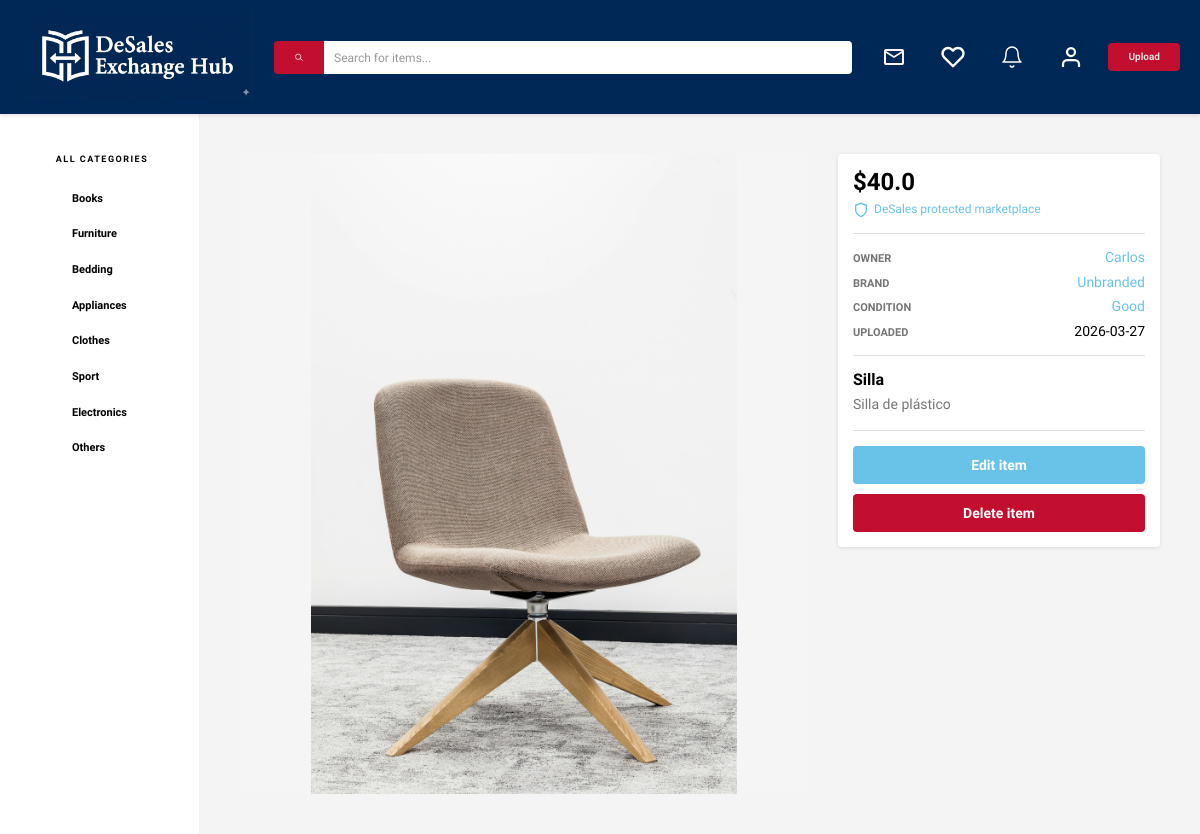
/item/4 (signed in), run on the app's committed database.
### models.py (models this page shows, shortened)
class ItemImage(db.Model):
    id = db.Column(db.Integer, primary_key=True)
    image_url = db.Column(db.String(200), nullable=False)
    item_id = db.Column(db.Integer, db.ForeignKey('item.id'), nullable=False)

class Item(db.Model):
    id = db.Column(db.Integer, primary_key = True, autoincrement = True)
    name = db.Column(db.String(50), nullable = False)
    description = db.Column(db.String(400), nullable = False)
    condition = db.Column(db.String(20), nullable = True, default = "")
    brand = db.Column(db.String(50), nullable = True, default = "")
    price = db.Column(db.Float, nullable = False)
    category = db.Column(db.String(20), nullable = False)
    created_at = db.Column(db.DateTime, nullable = False, default = db.func.current_timestamp())
    user_id = db.Column(db.Integer, db.ForeignKey('user.id'), nullable = False)
    estado = db.Column(db.String(20), nullable = False, default = "active")
    images = db.relationship('ItemImage', backref='item', lazy=True)
    favorited_by = db.relationship('User', secondary='favorite', back_populates='favorite_items', lazy=True)

class User(db.Model):
    id = db.Column(db.Integer, primary_key = True)
    username = db.Column(db.String(20), unique = False, nullable = False)
    email = db.Column(db.String(120), unique = True, nullable = False)
    password = db.Column(db.String(255), nullable = False)
    is_active = db.Column(db.Boolean, default=False, nullable=False)
    items = db.relationship('Item', backref = 'owner', lazy = True)
    favorite_items = db.relationship('Item', secondary='favorite', back_populates='favorited_by', lazy=True)
    country = db.Column(db.String(20), nullable = True, default = "")
    city = db.Column(db.String(20), nullable = True, default = "")
    description = db.Column(db.String(400), nullable = True, default = "")
    photo_url = db.Column(db.String(200), nullable = True, default = "")

### app.py (the view)
@app.route("/item/<int:item_id>")
def item(item_id):
    user = get_current_user_from_session()
    if not user:
        return redirect(url_for("login"))
    item = Item.query.get_or_404(item_id)
    similar_items = Item.query.filter_by(category=item.category).filter(Item.id != item.id).limit(10).all()
    favorite_item_ids = {favorite_item.id for favorite_item in user.favorite_items}
    return render_template('item.html', item=item, similar_items=similar_items, favorite_item_ids=favorite_item_ids)

### app.py (called while the page is built, shortened)
def get_current_user_from_session():
    user_id = session.get("user_id")
    if user_id is not None:
        user = db.session.get(User, user_id)
        if user:
            session["user_id"] = user.id
            session["username"] = user.username
            return user

@app.context_processor
def inject_search_query():
    return {
        "current_search_query": request.args.get("q", "").strip(),
        "condition_labels": CONDITION_LABELS,
    }

### templates/item.html (shortened to what this page needs)
{% extends 'base.html' %}
{% block content %}
    <div class="item-contenido">
        <section class="item-main">
            <div class="item-detail-image-container">
                {% if item.images and item.images|length > 0 %}
                    <div class="carousel-container">
                        <div class="carousel-track">
                            {% for image in item.images %}
                                <div class="carousel-slide">
                                    <img class="item-detail-imagen" src="{{ url_for('static', filename=image.image_url) }}" alt="{{ item.name }} - Image {{ loop.index }}">
                                </div>
                            {% endfor %}
                        </div>
                    </div>
                {% endif %}
            </div>
        </section>
        <aside class="item-sidebar">
            <div class="item-details-card">
                <div class="item-price-box">
                    <h2 class="item-price">${{ item.price }}</h2>
                    <span class="item-protection-info">
                        <svg width="16" height="16" viewBox="0 0 24 24" fill="none" stroke="currentColor" stroke-width="2"><path d="M12 22s8-4 8-10V5l-8-3-8 3v7c0 6 8 10 8 10z"/></svg>
                        DeSales protected marketplace
                    </span>
                </div>
                <div class="divider"></div>
                <div class="item-specs">
                    <div class="spec-row">
                        <span class="spec-label">Owner</span>
                        <span class="spec-value action-text">{{ item.owner.username }}</span>
                    </div>
                    <div class="spec-row">
                        <span class="spec-label">Brand</span>
                        <span class="spec-value action-text">{{ item.brand if item.brand else 'Unbranded' }}</span>
                    </div>
                    <div class="spec-row">
                        <span class="spec-label">Condition</span>
                        <span class="spec-value action-text">{{ condition_labels.get(item.condition, 'Not specified') if item.condition else 'Not specified' }}</span>
                    </div>
                    <div class="spec-row">
                        <span class="spec-label">Uploaded</span>
                        <span class="spec-value">{{ item.created_at.strftime('%Y-%m-%d') }}</span>
                    </div>
                </div>
                <div class="divider"></div>
                <h1 class="item-title">{{ item.name }}</h1>
                <p class="item-description">{{ item.description }}</p>
                <div class="divider"></div>
                {% if item.owner.id != session['user_id'] %}
                    <div class="item-actions">
                        {% if item.estado|lower == 'active' %}
                            <form action="{{ url_for('comprar', item_id=item.id) }}" method="post">
                                <button class="btn btn-primary" type="submit">Purchase now</button>
                            </form>
                        {% else %}
                            <span class="btn btn-outline">Purchased</span>
                        {% endif %}
                        <a class="btn btn-outline">Make an offer</a>
                        <a class="btn btn-outline">Send a message</a>
                        <a class="btn btn-outline favorite-btn {% if item.id in favorite_item_ids %}active{% endif %}" data-item-id="{{ item.id }}" data-is-favorite="{% if item.id in favorite_item_ids %}true{% else %}false{% endif %}" data-favorite-text="true">
                            {% if item.id in favorite_item_ids %}Remove from favorites{% else %}Add to favorites{% endif %}
                        </a>
                    </div>
                {% else %}
                    <div class="item-actions">
                        {% if item.estado|lower == 'active' %}
                            <a href="{{url_for('edit_item', item_id=item.id)}}" class="btn btn-primary">Edit item</a>
                        {% endif %}
                        <a href="{{url_for('delete', item_id=item.id)}}" class="btn btn-rojo">Delete item</a>
                    </div>
                {% endif %}
            </div>
        </aside>
    </div>
{% endblock %}

### data on the page
ItemImage: image_url (picture)
Item: price "40.0", brand "Unbranded", condition "Good", created_at "2026-03-27", name "Silla", description "Silla de plástico"
User: owner.username "Carlos"
